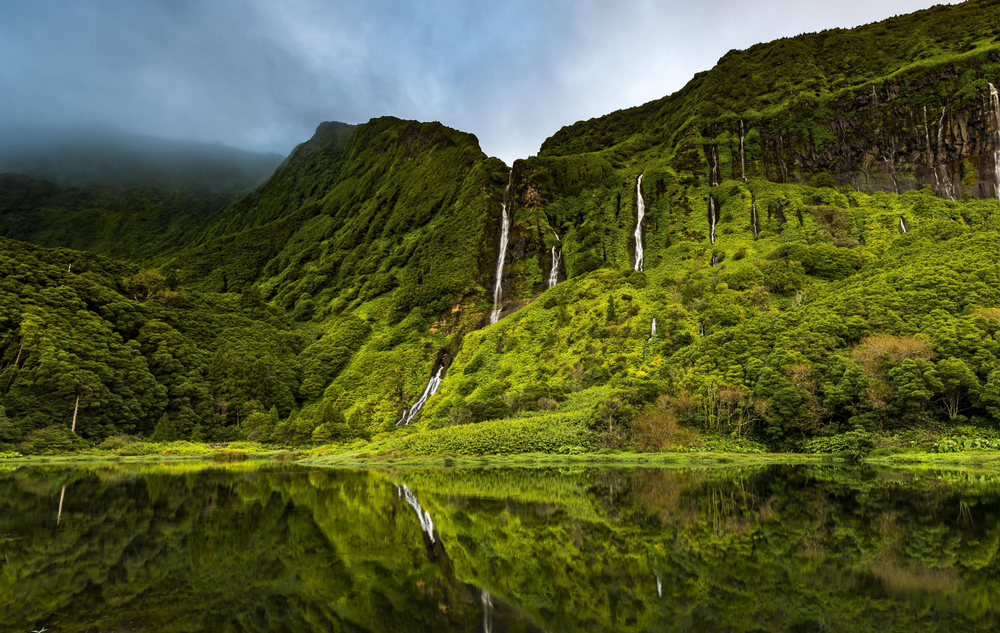
#> input picture Image/img.png, 1000 x 633 px, shrunk from 1577 x 999 before the run
$ python pillow001.py img.png
#> lines starting #> are read from the running program, lines starting #| are printed output that depends on the picture
import sys
import PIL.Image

def main():
    if len(sys.argv) < 2:
        print(f"Usage: {sys.argv[0]} <image_file>")
        sys.exit(-1)

    image_file = sys.argv[1]

    img = PIL.Image.open(image_file)
#> img is the input picture: PIL image 1000x633 RGBA; mean R, G, B, A 82.8, 90.4, 46.4, 255
    size = img.size
#> size = (1000, 633)

    img = img.convert("RGB")
#> img: PIL image 1000x633 RGB

    r,g,b = img.split()
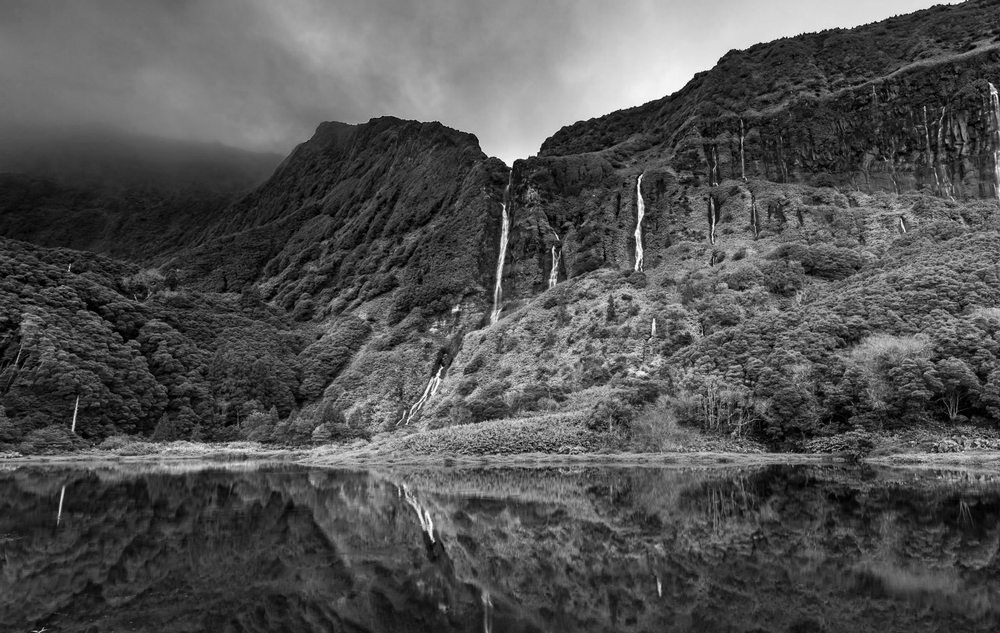
#> r: PIL image 1000x633 L; min 0, max 255, mean 82.8
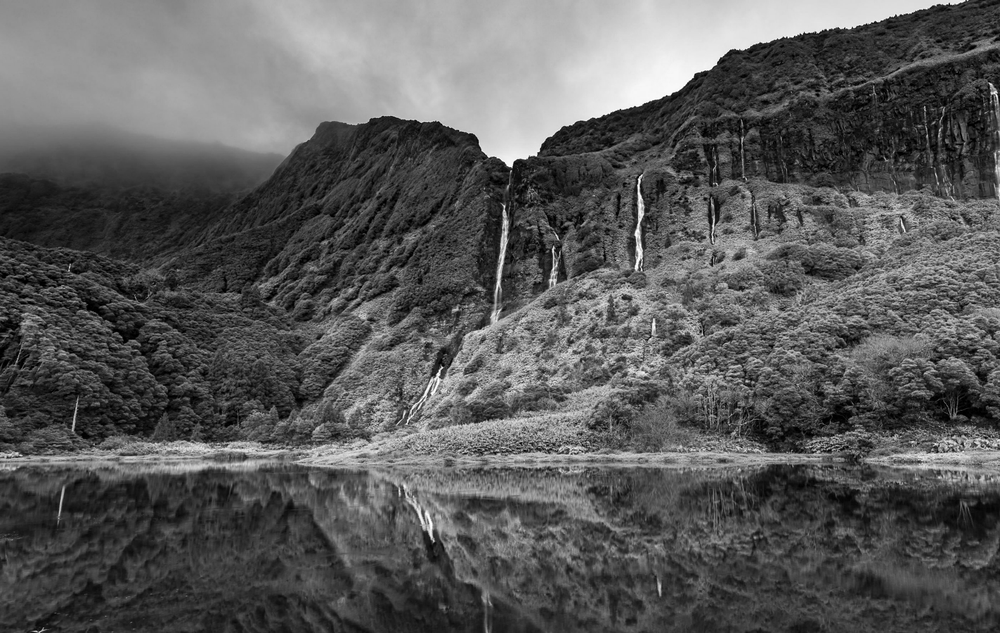
#> g: PIL image 1000x633 L; min 0, max 255, mean 90.4
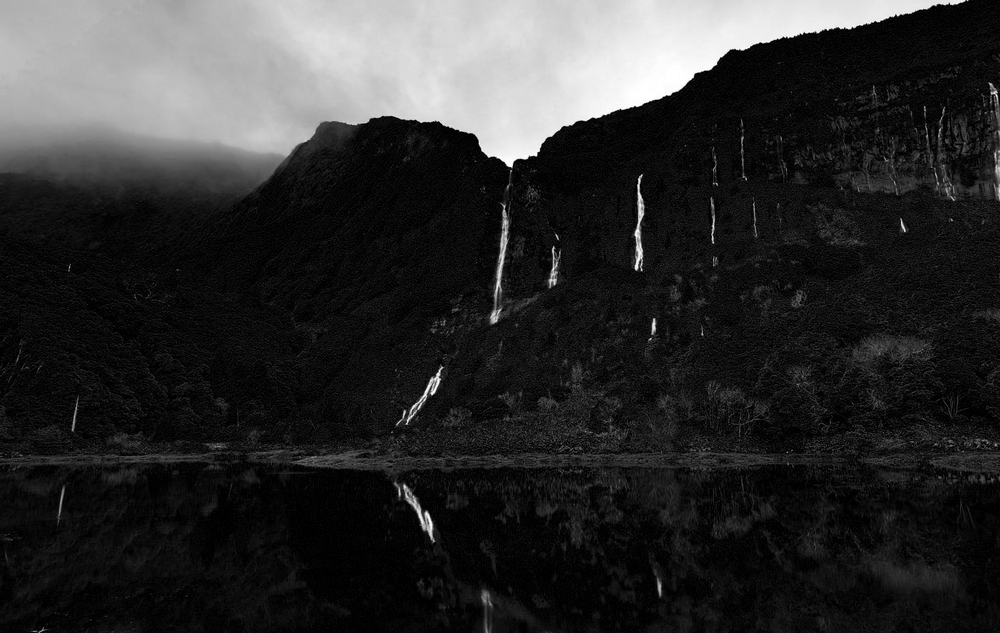
#> b: PIL image 1000x633 L; min 0, max 255, mean 46.4

    blank = PIL.Image.new('L', size, 0)
#> blank: PIL image 1000x633 L; every value is 0
    img_red = PIL.Image.merge("RGB", (r, blank, blank))
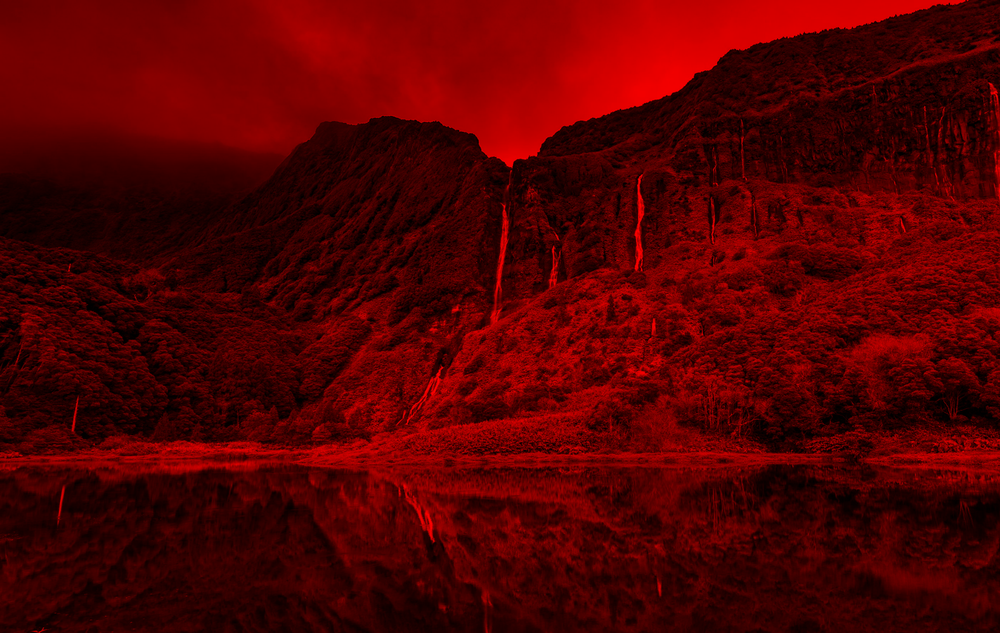
#> img_red: PIL image 1000x633 RGB; mean R, G, B 82.8, 0, 0
    img_red.show(title="Red-only")

    blank = PIL.Image.new('L', size, 0)
    img_green = PIL.Image.merge("RGB", (blank, g, blank))
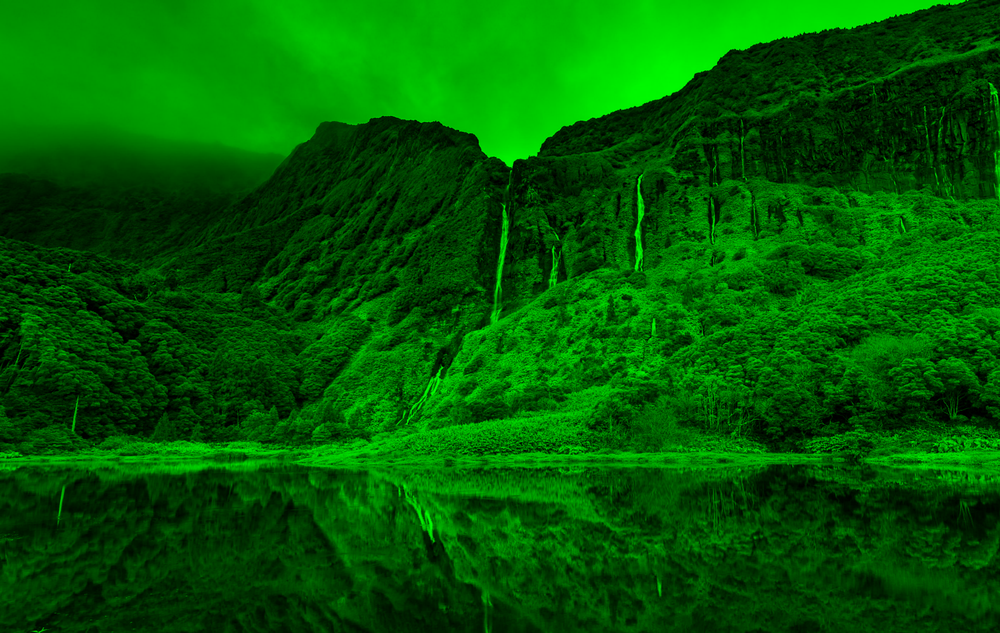
#> img_green: PIL image 1000x633 RGB; mean R, G, B 0, 90.4, 0
    img_green.show(title="Green-only")

    blank = PIL.Image.new('L', size, 0)
    img_blue = PIL.Image.merge("RGB", (blank, blank, b))
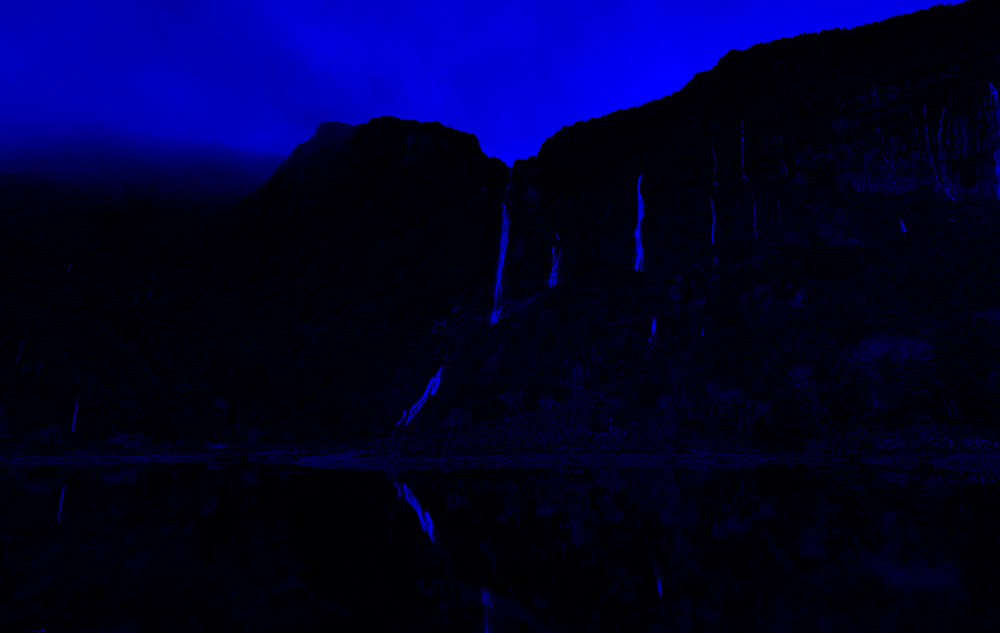
#> img_blue: PIL image 1000x633 RGB; mean R, G, B 0, 0, 46.4
    img_blue.show(title="Blue-only")


if __name__ == "__main__":
    main()
